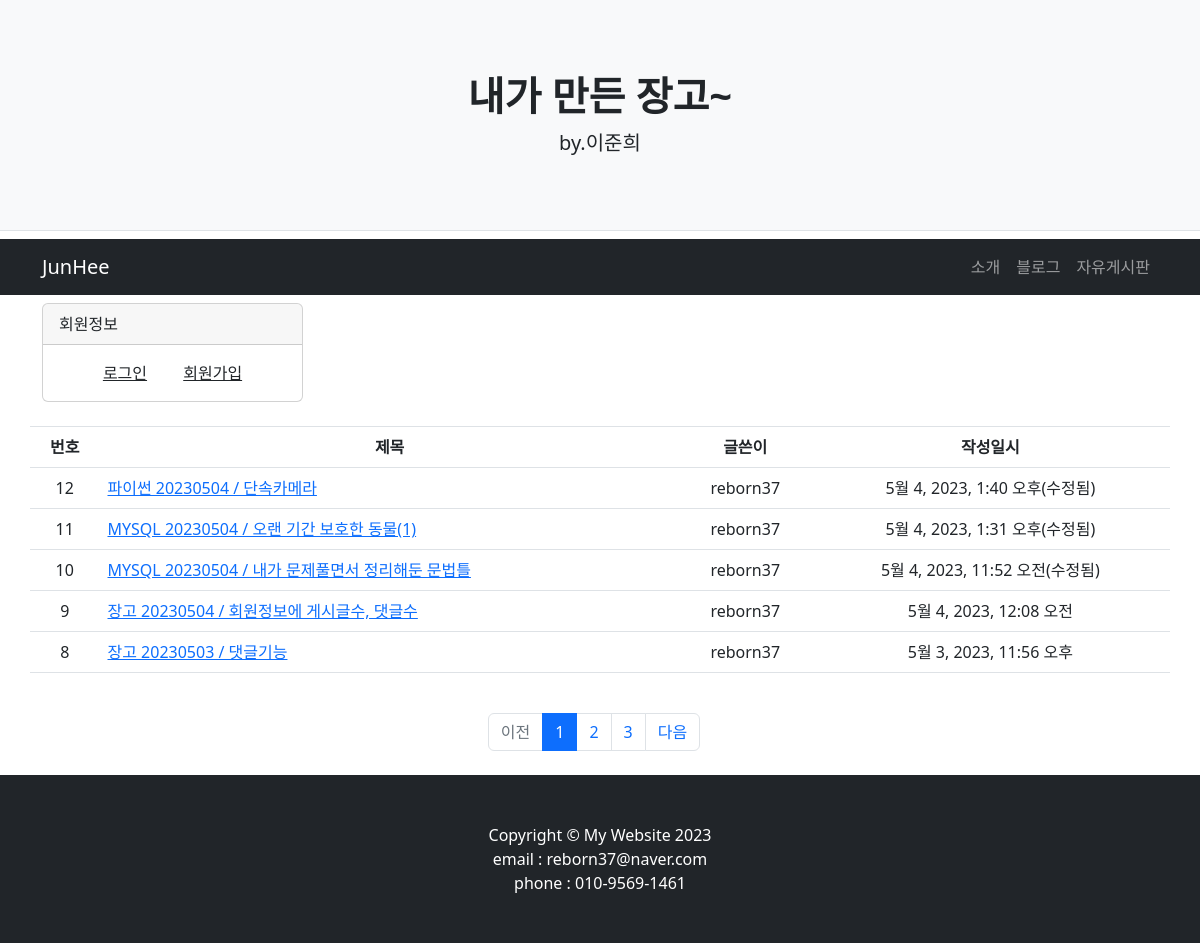
Screenshot of /blog/ with the database file from the repository.
### blog/models.py (models this page shows, shortened)
class Post(models.Model):
    id = models.AutoField(primary_key=True)
    title = models.CharField(max_length=200)
    author = models.ForeignKey(User, on_delete=models.CASCADE, related_name='author_question')
    content = models.TextField()
    create_date = models.DateTimeField()
    modify_date = models.DateTimeField(null=True, blank=True)
    click = models.IntegerField(null=True, default=0) # 클릭
    category = models.ForeignKey(Category,null=True,blank=True,on_delete=models.SET_NULL,related_name='blog_category')
    class Meta:
        db_table = 'post'

### blog/views.py (the view, shortened to what this page needs)
# urls.py: path('', views.bloghome,name='bloghome'),
def bloghome(request):
    posts = countpost(request)
    comments = countcomment(request)
    page = request.GET.get('page', '1') # 페이지
    kw = request.GET.get('kw', '')  # 검색어
    post_list = Post.objects.order_by('-create_date')
    paginator = Paginator(post_list, 5)  # 페이지당 10개씩 보여주기
    page_obj = paginator.get_page(page)
    context = {'post_list': page_obj, 'page': page, 'kw': kw, 'posts':posts,'comments':comments}
    return render(request, 'blog/blogmain.html', context)

### blog/templatetags/blog_filter.py (called while the page is built)
@register.filter
def sub(value, arg):
    return value - arg

### blog/views.py (called while the page is built)
def countpost(request):
    if request.user in User.objects.all(): # 유저가 로그인하면
        postcount = Post.objects.filter(author_id=request.user).count() # Post모델에서 유저아이디랑 접속아이디가 같은 것들 갯수세기
        freepostcount = FreePost.objects.filter(author_id=request.user).count() # FreePost모델에서 유저아이디랑 접속아이디가 같은 것들 갯수세기
        return postcount+freepostcount # 블로그 작성글과 자유게시판 작성글 갯수의 합 계산

def countcomment(request):
    if request.user in User.objects.all():
        commentcount = Comment.objects.filter(author_id=request.user).count() # Comment모델에서 유저아이디랑 접속아이디가 같은 것들 갯수세기
        freecommentcount = FreeComment.objects.filter(author_id=request.user).count() # FreeComment모델에서 유저아이디랑 접속아이디가 같은 것들 갯수세기
        return commentcount+freecommentcount # 블로그 작성댓글과 자유게시판 작성댓글 갯수의 합 계산

### templates/blog/blogmain.html (shortened to what this page needs)
{% extends 'base.html' %}
{% load blog_filter %}
{% block content%}
<div class="container">
    <div class="row">
        {% include  "leftbox.html" %}
        <table class="table">
            <thead class='table-bordered'>
                <tr class=' text-center'>
                    <th>번호</th>
                    <th sytle="width:50%">제목</th>
                    <th>글쓴이</th>
                    <th>작성일시</th>
                </tr>
            </thead>
            <tbody>
            {% if post_list %}
            {% for post in post_list %}
                <tr class="text-center">
                    <td>
                        {{ post_list.paginator.count|sub:post_list.start_index|sub:forloop.counter0|add:1 }}
                    </td>
                    <td class='text-start'>
                        <a href="{% url 'blog:detail' post.id %}">{{ post.title }} </a>
                    </td>
                    <td>{{ post.author.username }}</td>
                    {% if post.modify_date %}
                    <td>{{ post.modify_date }}(수정됨)</td>
                    {% else %}
                    <td>{{ post.create_date }}</td>
                    {% endif %}
                </tr>
            {% endfor %}
            {% else %}
            <tr>
                <td colspan="4">게시글이 없습니다.</td>
            </tr>
            {% endif %}
            </tbody>
        </table>
        <ul class="pagination justify-content-center my-4">
            {% if post_list.has_previous %}
            <li class="page-item">
                <a class="page-link" href="?page={{ post_list.previous_page_number }}">이전</a>
            </li>
            {% else %}
            <li class="page-item disabled">
                <a class="page-link" tabindex="-1" aria-disabled="true" href="#">이전</a>
            </li>
            {% endif %}
            {% for page_number in post_list.paginator.page_range %}
            {% if page_number == post_list.number %}
            <li class="page-item active" aria-current="page">
                <a class="page-link" href="?page={{ page_number }}">{{ page_number }}</a>
            </li>
            {% else %}
            <li class="page-item">
                <a class="page-link" href="?page={{ page_number }}">{{ page_number }}</a>
            </li>
            {% endif %}
            {% endfor %}
            {% if post_list.has_next %}
            <li class="page-item">
                <a class="page-link" href="?page={{ post_list.next_page_number }}">다음</a>
            </li>
            {% else %}
            <li class="page-item disabled">
                <a class="page-link" tabindex="-1" aria-disabled="true" href="#">다음</a>
            </li>
            {% endif %}
        </ul>
    </div>
</div>
{% endblock %}

### rows the page displays
Post: paginator.count|sub "12", title "파이썬 20230504 / 단속카메라", author.username "reborn37", modify_date "5월 4, 2023, 1:40 오후"
Post: paginator.count|sub "11", title "MYSQL 20230504 / 오랜 기간 보호한 동물(1)", author.username "reborn37", modify_date "5월 4, 2023, 1:31 오후"
Post: paginator.count|sub "10", title "MYSQL 20230504 / 내가 문제풀면서 정리해둔 문법틀", author.username "reborn37", modify_date "5월 4, 2023, 11:52 오전"
Post: paginator.count|sub "9", title "장고 20230504 / 회원정보에 게시글수, 댓글수", author.username "reborn37", create_date "5월 4, 2023, 12:08 오전"
Post: paginator.count|sub "8", title "장고 20230503 / 댓글기능", author.username "reborn37", create_date "5월 3, 2023, 11:56 오후"

### other values shown
{{ page_number }} "1"
{{ page_number }} "2" "3"
